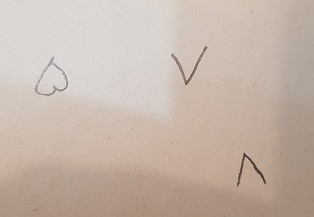
#> input picture images_for_MV/adad.jpg, 314 x 217 px, found by its file name
$ jupyter execute top_right_corner_num.ipynb
#> lines starting #> are read from the running program, lines starting #| are printed output that depends on the picture; after the words box and inside, x2 and y2 are one past the last pixel; in counts of white or black regions, pixels touching at a corner belong together
[cell 1]
import cv2
import numpy as np
from matplotlib import pyplot as plt

image = cv2.imread('adad.jpg')
#> image is the input picture: shape (217, 314, 3); mean B, G, R 171.2, 182.2, 198.4
gray = cv2.cvtColor(image, cv2.COLOR_BGR2GRAY)
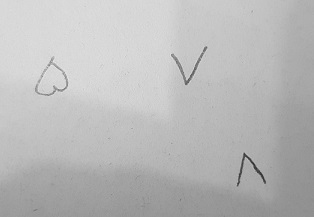
#> gray: shape (217, 314); min 43, max 234, mean 185.8

# Apply adaptive thresholding to binarize the image
binary_image = cv2.adaptiveThreshold(gray, 255, cv2.ADAPTIVE_THRESH_GAUSSIAN_C, cv2.THRESH_BINARY_INV, 11, 2)
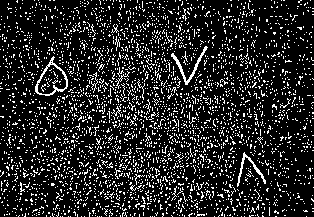
#> binary_image: shape (217, 314); 15.2% white in thin lines or dots

# Find contours with hierarchy
contours, hierarchy = cv2.findContours(binary_image, cv2.RETR_TREE, cv2.CHAIN_APPROX_SIMPLE)
#> contours = 3370 contours, 3366 with area under 20; largest, box (x1, y1, x2, y2) and area: (35, 56, 68, 96) 720, (37, 64, 67, 95) 574, (171, 46, 208, 85) 140, (237, 152, 266, 187) 99

# Loop through each contour found to calculate the area and solidity (soliditiy baraye ratio)
for i, c in enumerate(contours):

    area = cv2.contourArea(c)
    hull = cv2.convexHull(c)
    hull_area = cv2.contourArea(hull)
    solidity = area / hull_area if hull_area > 0 else 0

    # Filter
    if 90 < area < 1000 and 0.1 < solidity < 1.0 and hierarchy[0][i][3] == -1: # hierarchy valuable when dealing with nested or overlapping contours
        M = cv2.moments(c)
        # Using the moments to calculate the centroid of the contour
        if M["m00"] != 0:
            cx = int(M['m10'] / M['m00'])
            cy = int(M['m01'] / M['m00'])
            # Mark the center with a circle
            cv2.circle(image, (cx, cy), 5, (255, 0, 0), -1)
#> this loop made 3370 passes
#> (area, hull_area, solidity, cx, cy) on passes 980, 2535, 2709: (99, 559, 0.177, 249, 168), (719.5, 795, 0.905, 51, 79), (140.5, 699.5, 0.201, 188, 65)
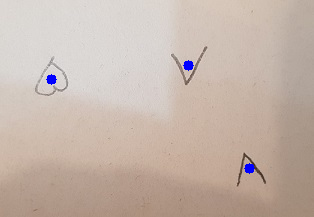
#> image: shape (217, 314, 3); 0.36% of pixels changed, all inside (x1, y1, x2, y2) = (46, 60, 255, 174)

plt.imshow(image[...,::-1])
plt.show()

[cell 2]
import cv2
import numpy as np
import matplotlib.pyplot as plt

# Initialize variables to keep track of the top-right contour
top_right_contour = None
top_right_point = (0, float('inf'))  # (x, y)

# Loop through each contour to find the top-right contour
for i, c in enumerate(contours):
    # Filter out small contours
    if cv2.contourArea(c) < 100:
        continue

    x, y, w, h = cv2.boundingRect(c)
    top_left = (x, y)
    bottom_right = (x + w, y + h)

    # Check if the current contour is the top-right
    if top_left[1] < top_right_point[1] or (top_left[1] == top_right_point[1] and bottom_right[0] > top_right_point[0]):
        top_right_point = (bottom_right[0], top_left[1])  # Rightmost x, highest y
        top_right_contour = c
#> this loop made 3370 passes
#> (x, y, w, h, top_right_point) on passes 2535, 2709: (35, 56, 33, 40, (68, 56)), (171, 46, 37, 39, (208, 46))
#> c on passes 1 to 6: [[306, 216]], [[275, 216], [276, 216]], [[244, 216]], [[241, 216]], [[232, 216]], [[214, 216]]
#> after the loop, top_right_contour = contour of 98 points, box (x1, y1, x2, y2) (171, 46, 208, 85), area 140

# Draw a rectangle around the top-right contour
if top_right_contour is not None:
    x, y, w, h = cv2.boundingRect(top_right_contour)
    cv2.rectangle(image, (x, y), (x + w, y + h), (0, 255, 0), 5)
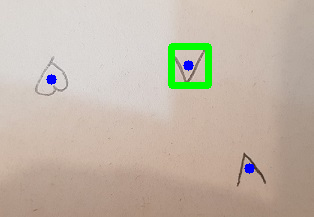
#> image: shape (217, 314, 3); 1.53% of pixels changed, all inside (x1, y1, x2, y2) = (168, 43, 212, 89)

# Convert image to RGB before displaying
image_rgb = cv2.cvtColor(image, cv2.COLOR_BGR2RGB)

plt.imshow(image_rgb)
plt.show()

$ run again, with images_for_MV/sam_face1.jpg copied over images_for_MV/adad.jpg
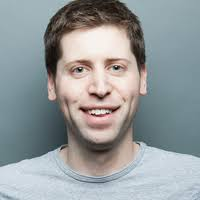
#> input picture images_for_MV/sam_face1.jpg, 200 x 200 px, found by its file name
#> image is the input picture: shape (200, 200, 3); mean B, G, R 155.8, 154.3, 149.3
#> `binary_image = cv2.adaptiveThreshold(gray, 255, cv2.ADAPTIVE_THRESH_GA..`:
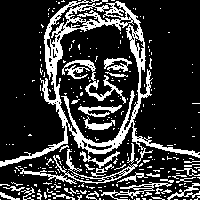
#> binary_image: shape (200, 200); 21.8% white; 277 white regions (243 under 20 px)
#> contours = 400 contours, 366 with area under 20; largest, box (x1, y1, x2, y2) and area: (0, 0, 200, 184) 12597, (55, 19, 140, 144) 7842, (62, 60, 126, 104) 310, (48, 6, 73, 45) 248, (101, 182, 172, 200) 198
#> the loop `for i, c in enumerate(contours): ` made 400 passes
#> (area, hull_area, solidity, cx, cy) on passes 63, 141: (198, 620, 0.319, 136, 188), (105, 420.5, 0.25, 99, 158)
#> the loop `for i, c in enumerate(contours):` made 400 passes
#> (x, y, w, h, top_right_point) on passes 63, 141, 215: (101, 182, 71, 18, (172, 182)), (80, 151, 40, 17, (120, 151)), (0, 0, 200, 184, (200, 0))
#> after the loop `for i, c in enumerate(contours):`: top_right_contour = contour of 1141 points, box (x1, y1, x2, y2) (0, 0, 200, 184), area 12597
#> `cv2.rectangle(image, (x, y), (x + w, y + h), (0, 255, 0), 5)`:
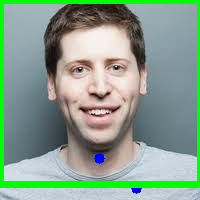
#> image: shape (200, 200, 3); mean B, G, R 140.7, 161, 135.3
